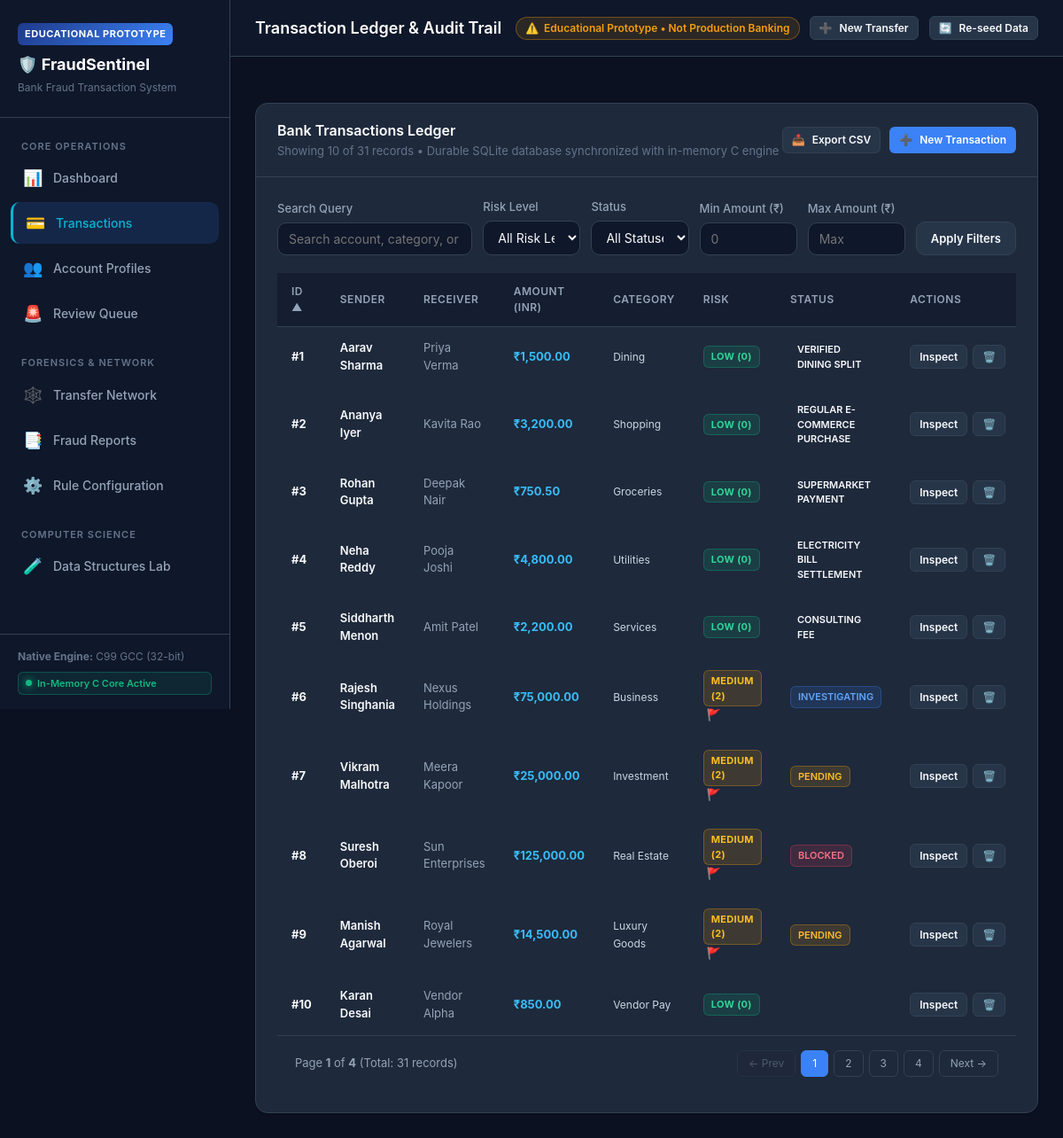
/transactions?sort_by=id&sort_order=asc&search=&risk=&status=, run on the app's committed database.
### tables this page shows
CREATE TABLE transactions (
        id INTEGER PRIMARY KEY,
        sender TEXT NOT NULL,
        receiver TEXT NOT NULL,
        amount REAL NOT NULL,
        timestamp TEXT NOT NULL,
        category TEXT DEFAULT 'Transfer',
        risk_score INTEGER DEFAULT 0,
        risk_level TEXT DEFAULT 'LOW',
        is_flagged INTEGER DEFAULT 0,
        flag_reason TEXT,
        review_status TEXT DEFAULT 'PENDING',
        analyst_notes TEXT
    );

### routes/transaction_routes.py (the view)
@transactions_bp.route('/transactions')
def list_transactions():
    search = request.args.get('search', '')
    risk_filter = request.args.get('risk', '')
    status_filter = request.args.get('status', '')
    min_amount_str = request.args.get('min_amount', '')
    max_amount_str = request.args.get('max_amount', '')
    sort_by = request.args.get('sort_by', 'id')
    sort_order = request.args.get('sort_order', 'desc')
    page = int(request.args.get('page', 1))
    page_size = int(request.args.get('page_size', 10))
    min_amount = float(min_amount_str) if min_amount_str else None
    max_amount = float(max_amount_str) if max_amount_str else None
    result = database.query_transactions(
        search=search,
        risk_filter=risk_filter,
        status_filter=status_filter,
        min_amount=min_amount,
        max_amount=max_amount,
        sort_by=sort_by,
        sort_order=sort_order,
        page=page,
        page_size=page_size
    )
    return render_template(
        'transactions/index.html',
        transactions=result['items'],
        total=result['total'],
        page=result['page'],
        page_size=result['page_size'],
        total_pages=result['total_pages'],
        search=search,
        risk_filter=risk_filter,
        status_filter=status_filter,
        min_amount=min_amount_str,
        max_amount=max_amount_str,
        sort_by=sort_by,
        sort_order=sort_order
    )

### database.py (called while the page is built)
def get_db_connection() -> sqlite3.Connection:
    os.makedirs(DATA_DIR, exist_ok=True)
    conn = sqlite3.connect(DB_PATH)
    conn.row_factory = sqlite3.Row
    return conn

### templates/transactions/index.html (shortened to what this page needs)
{% extends "base.html" %}
{% block title %}Transaction Ledger & Audit Trail{% endblock %}
{% block content %}
<div class="card">
  <div class="card-header">
    <div>
      <div class="card-title">Bank Transactions Ledger</div>
      <div class="card-subtitle">Showing {{ transactions|length }} of {{ total }} records &bull; Durable SQLite database synchronized with in-memory C engine</div>
    </div>
    <div style="display:flex;gap:10px;">
      <a href="{{ url_for('transactions.export_csv') }}" class="btn btn-secondary btn-sm" title="Download ledger in CSV format">
        <span>📥</span>
        <span>Export CSV</span>
      </a>
      <button type="button" class="btn btn-primary btn-sm" onclick="openModal('quickTransferModal')">
        <span>➕</span>
        <span>New Transaction</span>
      </button>
    </div>
  </div>
  <div class="card-body">
    <form method="GET" action="{{ url_for('transactions.list_transactions') }}" style="margin-bottom:20px;">
      <div style="display:grid;grid-template-columns:2fr 1fr 1fr 1fr 1fr auto;gap:12px;align-items:end;">
        <div class="form-group" style="margin:0;">
          <label class="form-label">Search Query</label>
          <input type="text" name="search" class="form-control" placeholder="Search account, category, or ID..." value="{{ search }}">
        </div>
        <div class="form-group" style="margin:0;">
          <label class="form-label">Risk Level</label>
          <select name="risk" class="form-control">
            <option value="ALL" {% if risk_filter == 'ALL' or not risk_filter %}selected{% endif %}>All Risk Levels</option>
          </select>
        </div>
        <div class="form-group" style="margin:0;">
          <label class="form-label">Status</label>
          <select name="status" class="form-control">
            <option value="ALL" {% if status_filter == 'ALL' or not status_filter %}selected{% endif %}>All Statuses</option>
          </select>
        </div>
        <div class="form-group" style="margin:0;">
          <label class="form-label">Min Amount (₹)</label>
          <input type="number" step="100" name="min_amount" class="form-control" placeholder="0" value="{{ min_amount }}">
        </div>
        <div class="form-group" style="margin:0;">
          <label class="form-label">Max Amount (₹)</label>
          <input type="number" step="100" name="max_amount" class="form-control" placeholder="Max" value="{{ max_amount }}">
        </div>
        <div>
          <button type="submit" class="btn btn-secondary" style="height:38px;">Apply Filters</button>
        </div>
      </div>
    </form>
    <div class="table-responsive">
      <table class="table">
        <thead>
          <tr>
            <th>
              <a href="{{ url_for('transactions.list_transactions', sort_by='id', sort_order='asc' if sort_by == 'id' and sort_order == 'desc' else 'desc', search=search, risk=risk_filter, status=status_filter) }}" style="color:inherit;text-decoration:none;">
                ID {% if sort_by == 'id' %}{{ '▲' if sort_order == 'asc' else '▼' }}{% endif %}
              </a>
            </th>
            <th>
              <a href="{{ url_for('transactions.list_transactions', sort_by='sender', sort_order='asc' if sort_by == 'sender' and sort_order == 'desc' else 'desc', search=search, risk=risk_filter, status=status_filter) }}" style="color:inherit;text-decoration:none;">
                Sender {% if sort_by == 'sender' %}{{ '▲' if sort_order == 'asc' else '▼' }}{% endif %}
              </a>
            </th>
            <th>
              <a href="{{ url_for('transactions.list_transactions', sort_by='receiver', sort_order='asc' if sort_by == 'receiver' and sort_order == 'desc' else 'desc', search=search, risk=risk_filter, status=status_filter) }}" style="color:inherit;text-decoration:none;">
                Receiver {% if sort_by == 'receiver' %}{{ '▲' if sort_order == 'asc' else '▼' }}{% endif %}
              </a>
            </th>
            <th>
              <a href="{{ url_for('transactions.list_transactions', sort_by='amount', sort_order='asc' if sort_by == 'amount' and sort_order == 'desc' else 'desc', search=search, risk=risk_filter, status=status_filter) }}" style="color:inherit;text-decoration:none;">
                Amount (INR) {% if sort_by == 'amount' %}{{ '▲' if sort_order == 'asc' else '▼' }}{% endif %}
              </a>
            </th>
            <th>Category</th>
            <th>
              <a href="{{ url_for('transactions.list_transactions', sort_by='risk_score', sort_order='asc' if sort_by == 'risk_score' and sort_order == 'desc' else 'desc', search=search, risk=risk_filter, status=status_filter) }}" style="color:inherit;text-decoration:none;">
                Risk {% if sort_by == 'risk_score' %}{{ '▲' if sort_order == 'asc' else '▼' }}{% endif %}
              </a>
            </th>
            <th>Status</th>
            <th>Actions</th>
          </tr>
        </thead>
        <tbody>
          {% if transactions %}
            {% for tx in transactions %}
            <tr>
              <td><strong>#{{ tx.id }}</strong></td>
              <td>
                <a href="{{ url_for('accounts.account_detail', account_name=tx.sender) }}" style="color:#f8fafc;text-decoration:none;font-weight:600;">
                  {{ tx.sender }}
                </a>
              </td>
              <td>
                <a href="{{ url_for('accounts.account_detail', account_name=tx.receiver) }}" style="color:#94a3b8;text-decoration:none;">
                  {{ tx.receiver }}
                </a>
              </td>
              <td><strong style="color:#38bdf8;">₹{{ "{:,.2f}".format(tx.amount) }}</strong></td>
              <td><span style="font-size:12px;color:#cbd5e1;">{{ tx.category }}</span></td>
              <td>
                <span class="badge-risk badge-risk-{{ tx.risk_level.lower() }}">
                  {{ tx.risk_level }} ({{ tx.risk_score }})
                </span>
                {% if tx.is_flagged %}
                  <span title="{{ tx.flag_reason }}" style="cursor:help;margin-left:4px;">🚩</span>
                {% endif %}
              </td>
              <td>
                <span class="badge-status status-{{ tx.review_status.lower() }}">{{ tx.review_status }}</span>
              </td>
              <td>
                <div style="display:flex;gap:6px;">
                  <button type="button" class="btn btn-secondary btn-sm" onclick="inspectTransaction({{ tx.id }})" title="Inspect Details">
                    Inspect
                  </button>
                  <form action="{{ url_for('transactions.delete_transaction', tx_id=tx.id) }}" method="POST" style="display:inline;" onsubmit="return confirm('Permanently delete transaction #{{ tx.id }} from C storage and SQLite database?');">
                    <button type="submit" class="btn btn-secondary btn-sm" style="color:#f43f5e;" title="Delete">
                      🗑️
                    </button>
                  </form>
                </div>
              </td>
            </tr>
            {% endfor %}
          {% else %}
            <tr>
              <td colspan="8" style="text-align:center;padding:36px;color:#64748b;">
                No transactions match the selected filter criteria.
              </td>
            </tr>
          {% endif %}
        </tbody>
      </table>
    </div>
    <div class="pagination-bar">
      <div>
        Page <strong>{{ page }}</strong> of <strong>{{ total_pages }}</strong> (Total: {{ total }} records)
      </div>
      <div class="pagination-nav">
        {% if page > 1 %}
          <a href="{{ url_for('transactions.list_transactions', page=page-1, search=search, risk=risk_filter, status=status_filter, min_amount=min_amount, max_amount=max_amount, sort_by=sort_by, sort_order=sort_order) }}" class="page-btn">
            &larr; Prev
          </a>
        {% else %}
          <span class="page-btn disabled">&larr; Prev</span>
        {% endif %}
        {% for p in range(1, total_pages + 1) %}
          {% if p == page %}
            <span class="page-btn active">{{ p }}</span>
          {% elif p <= 5 or p > total_pages - 2 or (p >= page - 1 and p <= page + 1) %}
            <a href="{{ url_for('transactions.list_transactions', page=p, search=search, risk=risk_filter, status=status_filter, min_amount=min_amount, max_amount=max_amount, sort_by=sort_by, sort_order=sort_order) }}" class="page-btn">
              {{ p }}
            </a>
          {% endif %}
        {% endfor %}
        {% if page < total_pages %}
          <a href="{{ url_for('transactions.list_transactions', page=page+1, search=search, risk=risk_filter, status=status_filter, min_amount=min_amount, max_amount=max_amount, sort_by=sort_by, sort_order=sort_order) }}" class="page-btn">
            Next &rarr;
          </a>
        {% else %}
          <span class="page-btn disabled">Next &rarr;</span>
        {% endif %}
      </div>
    </div>
  </div>
</div>
{% endblock %}

### data on the page
transactions: id "1", sender "Aarav Sharma", receiver "Priya Verma", amount "1,500.00", category "Dining", risk_level "LOW", risk_score "0", review_status "VERIFIED DINING SPLIT"
transactions: id "2", sender "Ananya Iyer", receiver "Kavita Rao", amount "3,200.00", category "Shopping", risk_level "LOW", risk_score "0", review_status "REGULAR E-COMMERCE PURCHASE"
transactions: id "3", sender "Rohan Gupta", receiver "Deepak Nair", amount "750.50", category "Groceries", risk_level "LOW", risk_score "0", review_status "SUPERMARKET PAYMENT"
transactions: id "4", sender "Neha Reddy", receiver "Pooja Joshi", amount "4,800.00", category "Utilities", risk_level "LOW", risk_score "0", review_status "ELECTRICITY BILL SETTLEMENT"
transactions: id "5", sender "Siddharth Menon", receiver "Amit Patel", amount "2,200.00", category "Services", risk_level "LOW", risk_score "0", review_status "CONSULTING FEE"
transactions: id "6", sender "Rajesh Singhania", receiver "Nexus Holdings", amount "75,000.00", category "Business", risk_level "MEDIUM", risk_score "2", review_status "INVESTIGATING"
transactions: id "7", sender "Vikram Malhotra", receiver "Meera Kapoor", amount "25,000.00", category "Investment", risk_level "MEDIUM", risk_score "2", review_status "PENDING"
transactions: id "8", sender "Suresh Oberoi", receiver "Sun Enterprises", amount "125,000.00", category "Real Estate", risk_level "MEDIUM", risk_score "2", review_status "BLOCKED"
transactions: id "9", sender "Manish Agarwal", receiver "Royal Jewelers", amount "14,500.00", category "Luxury Goods", risk_level "MEDIUM", risk_score "2", review_status "PENDING"
transactions: id "10", sender "Karan Desai", receiver "Vendor Alpha", amount "850.00", category "Vendor Pay", risk_level "LOW", risk_score "0"

### other printed values
{{ prototype_label }} "EDUCATIONAL PROTOTYPE"
{{ transactions|length }} "10"
{{ total }} "31"
{{ '▲' if sort_order == 'asc' else '▼' }} "▲"
{{ page }} "1"
{{ total_pages }} "4"
{{ p }} "1"
{{ p }} "2" "3" "4"
